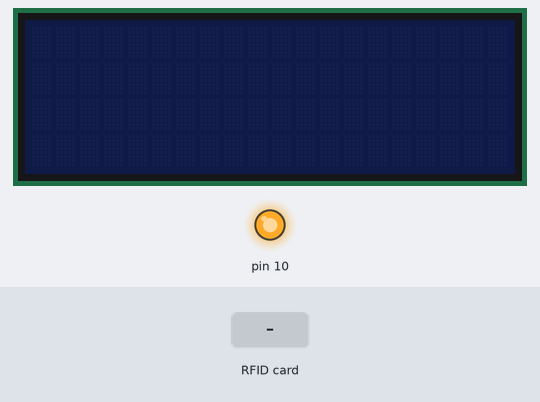
Bench run of a sketch on a simulated Arduino Uno, built with avr-gcc and run on an emulated ATmega328P. Shown: 20×4 character LCD, output pins drawn as LEDs (lit = HIGH). The test bench sets the inputs (shaded band). What the sketch prints to the serial monitor is not drawn.

Above: at 1.3 s.
1.4 s: RFID card 49 E5 A0 C1 held to the reader
At 2.6 s:
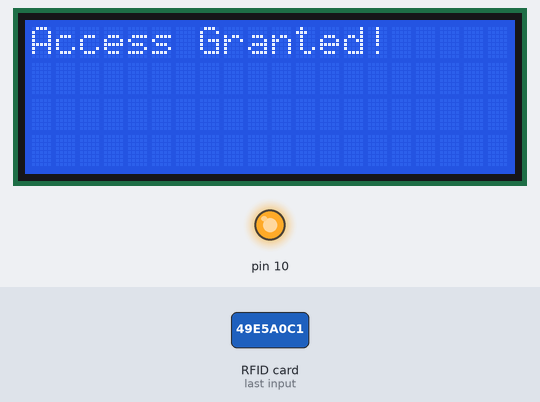
2.9 s: RFID card 5E 7A 19 C4 held to the reader
At 3.7 s:
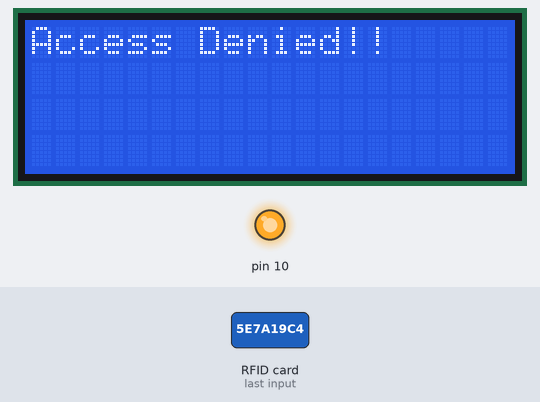
Timing chart, 0 to 5.9 s (numbered marks = the images above; inputs shaded):
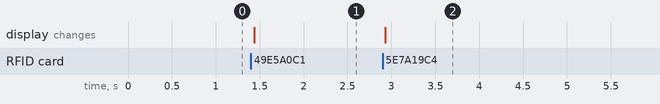

Measured:
- after the input at 1.4 s, the display: changes at once (image 1)
- after the input at 2.9 s, the display: changes at once (image 2)

The sketch:

mfrc522_2.ino
```cpp
/*
 * *判斷卡片UID是否通過，從LCD和監控視窗查看
 */
#include <SPI.h>
#include <Wire.h>
#include <MFRC522.h>
#include <LiquidCrystal_I2C.h>

#define RST_PIN         9
#define SS_PIN          A0  //就是模組上的SDA接腳


MFRC522 mfrc522;   // 建立MFRC522實體
LiquidCrystal_I2C lcd(0x27,20,4);  // set the LCD address to 0x27 for a 16 chars and 2 line display
char *reference;

byte uid[]={0x49, 0xE5, 0xA0, 0xC1};  //這是我們指定的卡片UID，可由讀取UID的程式取得特定卡片的UID，再修改這行


void setup()
{
  while(!Serial);
  Serial.begin(9600);
  //lcd要初始化
  lcd.init();
  SPI.begin();
  mfrc522.PCD_Init(SS_PIN, RST_PIN); // 初始化MFRC522卡
  Serial.print(F("Reader "));
  Serial.print(F(": "));
  mfrc522.PCD_DumpVersionToSerial(); // 顯示讀卡設備的版本
}

void loop() {
  //Serial.print("reading...");
  // 檢查是不是偵測到新的卡
  if (mfrc522.PICC_IsNewCardPresent() && mfrc522.PICC_ReadCardSerial()) {
      // 顯示卡片的UID
      Serial.print(F("Card UID:"));
      dump_byte_array(mfrc522.uid.uidByte, mfrc522.uid.size); // 顯示卡片的UID
      Serial.println();
      Serial.print(F("PICC type: "));
      MFRC522::PICC_Type piccType = mfrc522.PICC_GetType(mfrc522.uid.sak);
      Serial.println(mfrc522.PICC_GetTypeName(piccType));  //顯示卡片的類型

      //把取得的UID，拿來比對我們指定好的UID
      bool they_match = true; // 初始值是假設為真
      for ( int i = 0; i < 4; i++ ) { // 卡片UID為4段，分別做比對
        if ( uid[i] != mfrc522.uid.uidByte[i] ) {
          they_match = false; // 如果任何一個比對不正確，they_match就為false，然後就結束比對
          break;
        }
      }

      //在監控視窗中顯示比對的結果
      lcd.backlight();
      if(they_match){
        lcd.setCursor(0,0);
        lcd.print(F("Access Granted!"));
        Serial.print(F("Access Granted!"));

      }else{
        lcd.setCursor(0,0);
        lcd.print(F("Access Denied!"));
        Serial.print(F("Access Denied!"));
      }
      mfrc522.PICC_HaltA();  // 卡片進入停止模式
    }
}

/**
 * 這個副程式把讀取到的UID，用16進位顯示出來
 */
void dump_byte_array(byte *buffer, byte bufferSize) {
  for (byte i = 0; i < bufferSize; i++) {
    Serial.print(buffer[i] < 0x10 ? " 0" : " ");
    Serial.print(buffer[i], HEX);
  }
}
```
